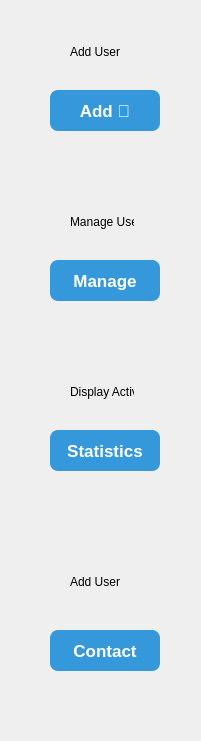
      <widget class="QWidget" name="BackFrame_28" native="true">
       <property name="geometry">
        <rect>
         <x>30</x>
         <y>20</y>
         <width>201</width>
         <height>741</height>
        </rect>
       </property>
       <widget class="QPushButton" name="Display_30">
        <property name="geometry">
         <rect>
          <x>50</x>
          <y>430</y>
          <width>110</width>
          <height>41</height>
         </rect>
        </property>
        <property name="styleSheet">
         <string notr="true">QPushButton {
    background-color: #3498db;
    color: white;
    font-size: 17px;
    font-weight: bold;
    border: none;
    border-radius: 8px;
    padding: 8px 16px;
}
QPushButton:hover {
    background: qlineargradient(x1:0, y1:0, x2:0, y2:1,
                                stop:0 #38bdf8, stop:1 #0ea5e9);
}

QPushButton:pressed {
    background: qlineargradient(x1:0, y1:0, x2:0, y2:1,
                                stop:0 #0369a1, stop:1 #075985);
}
</string>
        </property>
        <property name="text">
         <string>Statistics</string>
        </property>
       </widget>
       <widget class="QLabel" name="Stats2">
        <property name="geometry">
         <rect>
          <x>70</x>
          <y>360</y>
          <width>64</width>
          <height>64</height>
         </rect>
        </property>
        <property name="styleSheet">
         <string notr="true">ui-&gt;adduser-&gt;setFixedSize(32, 32);</string>
        </property>
        <property name="text">
         <string>Display Activity </string>
        </property>
       </widget>
       <widget class="QPushButton" name="Manage_30">
        <property name="geometry">
         <rect>
          <x>50</x>
          <y>260</y>
          <width>110</width>
          <height>41</height>
         </rect>
        </property>
        <property name="styleSheet">
         <string notr="true">QPushButton {
    background-color: #3498db;
    color: white;
    font-size: 17px;
    font-weight: bold;
    border: none;
    border-radius: 8px;
    padding: 8px 16px;
}
QPushButton:hover {
    background: qlineargradient(x1:0, y1:0, x2:0, y2:1,
                                stop:0 #38bdf8, stop:1 #0ea5e9);
}

QPushButton:pressed {
    background: qlineargradient(x1:0, y1:0, x2:0, y2:1,
                                stop:0 #0369a1, stop:1 #075985);
}
</string>
        </property>
        <property name="text">
         <string>Manage</string>
        </property>
       </widget>
       <widget class="QLabel" name="ManC4">
        <property name="geometry">
         <rect>
          <x>70</x>
          <y>190</y>
          <width>64</width>
          <height>64</height>
         </rect>
        </property>
        <property name="styleSheet">
         <string notr="true">ui-&gt;adduser-&gt;setFixedSize(32, 32);</string>
        </property>
        <property name="text">
         <string>Manage User</string>
        </property>
       </widget>
       <widget class="QPushButton" name="add_user_30">
        <property name="geometry">
         <rect>
          <x>50</x>
          <y>90</y>
          <width>110</width>
          <height>41</height>
         </rect>
        </property>
        <property name="styleSheet">
         <string notr="true">QPushButton {
    background-color: #3498db;
    color: white;
    font-size: 17px;
    font-weight: bold;
    border: none;
    border-radius: 8px;
    padding: 8px 16px;
}
QPushButton:hover {
    background: qlineargradient(x1:0, y1:0, x2:0, y2:1,
                                stop:0 #38bdf8, stop:1 #0ea5e9);
}

QPushButton:pressed {
    background: qlineargradient(x1:0, y1:0, x2:0, y2:1,
                                stop:0 #0369a1, stop:1 #075985);
}
</string>
        </property>
        <property name="text">
         <string>Add 🏢</string>
        </property>
       </widget>
       <widget class="QLabel" name="Comp4">
        <property name="geometry">
         <rect>
          <x>70</x>
          <y>20</y>
          <width>64</width>
          <height>64</height>
         </rect>
        </property>
        <property name="styleSheet">
         <string notr="true">ui-&gt;adduser-&gt;setFixedSize(32, 32);</string>
        </property>
        <property name="text">
         <string>Add User</string>
        </property>
       </widget>
       <widget class="QPushButton" name="forgetpwd_18">
        <property name="geometry">
         <rect>
          <x>50</x>
          <y>630</y>
          <width>110</width>
          <height>41</height>
         </rect>
        </property>
        <property name="styleSheet">
         <string notr="true">QPushButton {
    background-color: #3498db;
    color: white;
    font-size: 17px;
    font-weight: bold;
    border: none;
    border-radius: 8px;
    padding: 8px 16px;
}
QPushButton:hover {
    background: qlineargradient(x1:0, y1:0, x2:0, y2:1,
                                stop:0 #38bdf8, stop:1 #0ea5e9);
}

QPushButton:pressed {
    background: qlineargradient(x1:0, y1:0, x2:0, y2:1,
                                stop:0 #0369a1, stop:1 #075985);
}
</string>
        </property>
        <property name="text">
         <string>Contact</string>
        </property>
       </widget>
       <widget class="QLabel" name="email2">
        <property name="geometry">
         <rect>
          <x>70</x>
          <y>550</y>
          <width>64</width>
          <height>64</height>
         </rect>
        </property>
        <property name="styleSheet">
         <string notr="true">ui-&gt;adduser-&gt;setFixedSize(32, 32);</string>
        </property>
        <property name="text">
         <string>Add User</string>
        </property>
       </widget>
      </widget>
